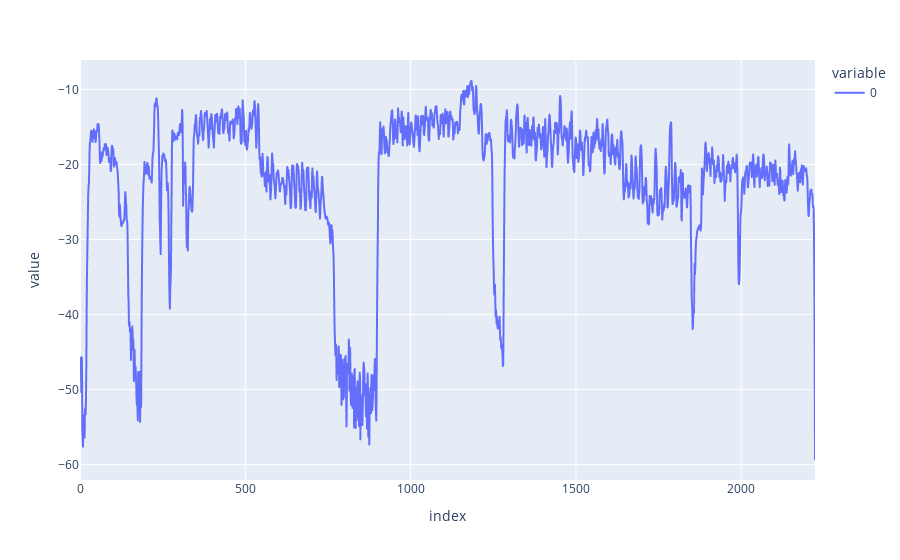

The notebook cell saved with this chart:
### Code cell
name='01-D_AMairena'
complete_path_to_data_folder='/Users/vedant/Desktop/Programming/ACA-assignments/ass3solution/trainData/'
sr,x = ToolReadAudio(complete_path_to_data_folder+name+'.wav')
xb,ts = block_audio(x,1024,512,44100)
import plotly.express as px
px.line(extract_rms(xb))

### Figure 1 — Plotly figure (JSON) as saved in the notebook; plotly's stock layout.template omitted (floating-point values rounded to 4 significant figures; data arrays with more than 128 entries replaced by an {"elided": "..."} marker saying what was removed)
{"data": [{"hovertemplate": "variable=0<br>index=%{x}<br>value=%{y}<extra></extra>", "legendgroup": "0", "line": {"color": "#636efa", "dash": "solid"}, "mode": "lines", "name": "0", "showlegend": true, "type": "scattergl", "x": {"elided": "2224 int values"}, "xaxis": "x", "y": {"elided": "2224 float values"}, "yaxis": "y"}], "layout": {"legend": {"title": {"text": "variable"}, "tracegroupgap": 0}, "margin": {"t": 60}, "xaxis": {"anchor": "y", "domain": [0, 1], "title": {"text": "index"}}, "yaxis": {"anchor": "x", "domain": [0, 1], "title": {"text": "value"}}}}
